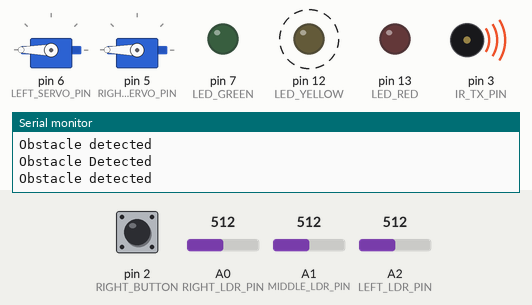
Bench run of a sketch on a simulated Arduino Uno, built with avr-gcc and run on an emulated ATmega328P. Shown: 2 × servo, output pins drawn as LEDs (lit = HIGH), buzzer (waves = sounding), the last lines printed to the serial monitor. Dashed ring = blinking. The test bench sets the inputs (shaded band); at power-on: pin 2 (RIGHT_BUTTON) LOW, A0 (RIGHT_LDR_PIN) = 512, A1 (MIDDLE_LDR_PIN) = 512, A2 (LEFT_LDR_PIN) = 512. EEPROM starts erased.

Above: at 1.57 s.
2.0 s: pin 2 (RIGHT_BUTTON) pulled HIGH for 3.2 s
At 3.5 s:
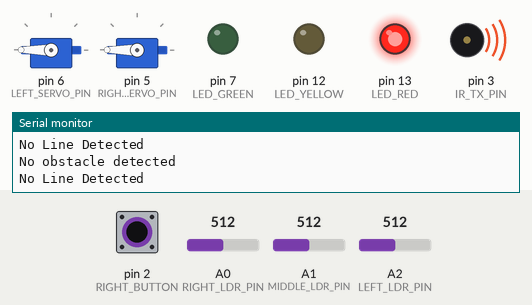
At 5.37 s:
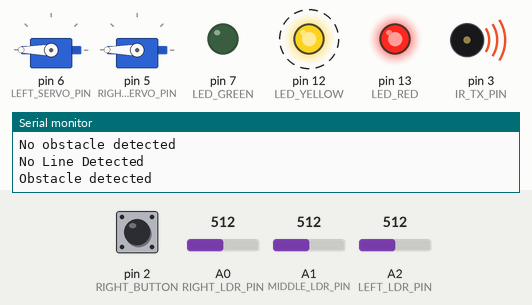
7.3 s: pin 2 (RIGHT_BUTTON) driven HIGH
At 8.2 s:
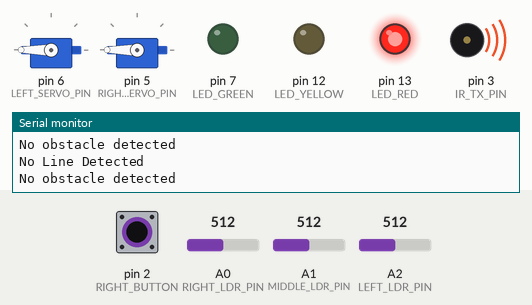
10.4 s: A0 (RIGHT_LDR_PIN) set to 106
13.5 s: A0 (RIGHT_LDR_PIN) set to 90
16.6 s: A1 (MIDDLE_LDR_PIN) set to 104
19.7 s: A1 (MIDDLE_LDR_PIN) set to 88
Timing chart, 0 to 22.2 s (numbered marks = the images above; inputs shaded):
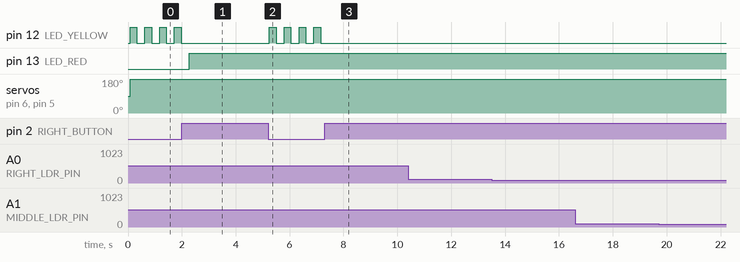

The sketch:

Robotics_main.ino
```cpp
#include <Servo.h>
#include <EEPROM.h>

Servo leftServo; // Servo objects
Servo rightServo;

#define LEFT_BUTTON 4 // Button pins
#define RIGHT_BUTTON 2

#define LED_GREEN 7  // LED pins
#define LED_YELLOW 12
#define LED_RED 13

#define RIGHT_LDR_PIN A0  // LDR pins
#define MIDDLE_LDR_PIN A1
#define LEFT_LDR_PIN A2

#define EEPROM_LEFT_SERVO_STOP 0
#define EEPROM_RIGHT_SERVO_STOP 2
#define EEPROM_LEFT_THRESHOLD 6
#define EEPROM_MIDDLE_THRESHOLD 10
#define EEPROM_RIGHT_THRESHOLD 14

const int LEFT_SERVO_PIN = 6; // Servo pins
const int RIGHT_SERVO_PIN = 5;

int LEFT_THRESHOLD = 301; // Line threshold values
int MIDDLE_THRESHOLD = 364;
int RIGHT_THRESHOLD = 348;

int LEFT_STOP = 89; // Servo speed values
int RIGHT_STOP = 90;

const int IR_TX_PIN = 3; // IR transmit
const int IR_RX_PIN = 2; // IR recieve
const int IR_FREQ = 38000; // IR frequency in Hz

int printCounter = 0;

bool recording = false; // Record and playback variables for sign plate detection
bool playback = false;

#define NUM_MOVEMENTS 100 // part of array to store the playback movements
int recordedMovements[NUM_MOVEMENTS];
int movementCount = 0;

#define DEBUG_LEFT_BUTTON // Preprocessor used to debug robot hardware
#define DEBUG_SERVO
#define DEBUG_LDR
#define DEBUG_IR_SENSOR
#define DEBUG_LED
#define DEBUG_LINE_FOLLOWING

void setup() {
  Serial.begin(9600);

  leftServo.attach(LEFT_SERVO_PIN); // Servo pinmordes
  rightServo.attach(RIGHT_SERVO_PIN);

  pinMode(RIGHT_LDR_PIN, INPUT); // LDR pinmodes
  pinMode(MIDDLE_LDR_PIN, INPUT);
  pinMode(LEFT_LDR_PIN, INPUT);

  pinMode(LEFT_BUTTON, INPUT); // BUTTON pinmodes
  pinMode(RIGHT_BUTTON, INPUT);

  pinMode (IR_RX_PIN, INPUT); // IR pinmodes
  pinMode(IR_TX_PIN, OUTPUT); // Setup IR LED pin as output
  tone(IR_TX_PIN, IR_FREQ);

  pinMode (LED_GREEN, OUTPUT); // LEdD pinmodes
  pinMode (LED_YELLOW, OUTPUT);
  pinMode (LED_RED, OUTPUT);

  LEFT_STOP = EEPROM.read(EEPROM_LEFT_SERVO_STOP);
  RIGHT_STOP = EEPROM.read(EEPROM_RIGHT_SERVO_STOP);

  LEFT_THRESHOLD = (EEPROM.read(EEPROM_LEFT_THRESHOLD) << 8) | EEPROM.read(EEPROM_LEFT_THRESHOLD + 1);
  MIDDLE_THRESHOLD = (EEPROM.read(EEPROM_MIDDLE_THRESHOLD) << 8) | EEPROM.read(EEPROM_MIDDLE_THRESHOLD + 1);
  RIGHT_THRESHOLD = (EEPROM.read(EEPROM_RIGHT_THRESHOLD) << 8) | EEPROM.read(EEPROM_RIGHT_THRESHOLD + 1);

  EEPROM.write(EEPROM_LEFT_SERVO_STOP, LEFT_STOP);
  EEPROM.write(EEPROM_RIGHT_SERVO_STOP, RIGHT_STOP);

  EEPROM.write(EEPROM_LEFT_THRESHOLD, (LEFT_THRESHOLD >> 8) & 0xFF);
  EEPROM.write(EEPROM_LEFT_THRESHOLD + 1, LEFT_THRESHOLD & 0xFF);
  EEPROM.write(EEPROM_MIDDLE_THRESHOLD, (MIDDLE_THRESHOLD >> 8) & 0xFF);
  EEPROM.write(EEPROM_MIDDLE_THRESHOLD + 1, MIDDLE_THRESHOLD & 0xFF);
  EEPROM.write(EEPROM_RIGHT_THRESHOLD, (RIGHT_THRESHOLD >> 8) & 0xFF);
  EEPROM.write(EEPROM_RIGHT_THRESHOLD + 1, RIGHT_THRESHOLD & 0xFF);
}

void loop() {
  if (detectObstacle()) {
    stopMoving(); // Robot stops moving if obstacle detected
    flashYellowLED(); // Yellow LED will flash to insticate obsticle detected
    Serial.println("Obstacle Detected"); // Detection message will be shown in serial monitor
   } else {
  digitalWrite(LED_YELLOW, LOW); // Yellow LED is turned off if no obstacle detected
  followLine(); // Robot will start to follow the line again
  }
}

void followLine() {
  int leftLDRValue  = analogRead(LEFT_LDR_PIN); // Read left LDR
  int middleLDRValue  = analogRead(MIDDLE_LDR_PIN); // Read middle LDR
  int rightLDRValue  = analogRead(RIGHT_LDR_PIN); // Read riight LDR

  if (leftLDRValue < LEFT_THRESHOLD && middleLDRValue < MIDDLE_THRESHOLD && rightLDRValue < RIGHT_THRESHOLD) { // Checks if all LDRS detect a dark surface which could be a bar
    unsigned long startTime = millis();
    while (millis() - startTime < 2000) { // Check for another bar to initiate record or playback
      if (analogRead(LEFT_LDR_PIN) < LEFT_THRESHOLD &&
          analogRead(MIDDLE_LDR_PIN) < MIDDLE_THRESHOLD &&
          analogRead(RIGHT_LDR_PIN) < RIGHT_THRESHOLD) {
       if (!recording) {
          recording = true;
          digitalWrite(LED_RED, HIGH);
          Serial.println("Start Recording"); // If dark surface still present recording beings and LED singals recording
       } else {
          recording = false;
          digitalWrite(LED_RED, LOW);
          Serial.println("Stop Recording"); // If dark surface is not present recording is stopped and LED is off and playback begins
       }
       delay(1000); // Delay should prevent multiple detections of sign plate
       return;
      }
    }
  }

 if (printCounter++ % 10 == 0) { // Prints for every 10 iteratioins to keep serial monitor more readable
  Serial.print("Left LDR: "); // Print values for LEFT LDR in serial monitor
  Serial.print(leftLDRValue);
  Serial.print(" Middle LDR: "); // Print values for MIDDLE LDR in serial monitor
  Serial.print(middleLDRValue);
  Serial.print(" Right LDR: "); // Print values for RIGHT LDR in serial monitor
  Serial.println(rightLDRValue);
 }

  if (middleLDRValue < MIDDLE_THRESHOLD) { // Line markings found under middle LDR
    moveForwards();
    digitalWrite(LED_RED, LOW);
    Serial.println("Moving Forward"); // Robots action forward movement printed in serial montitor
  } else if (leftLDRValue < LEFT_THRESHOLD) { // Line markings found under middle LDR
    turnLeft();
    digitalWrite(LED_RED, LOW);
    Serial.println("Turning Left"); // Robots action Left movement printed in serial montitor
  } else if (rightLDRValue < RIGHT_THRESHOLD) { // Line markings found under middle LDR
    turnRight();
    digitalWrite(LED_RED, LOW);
    Serial.println("Turning Right"); // Robots action forward movement printed in serial montitor
  } else {
    stopMoving(); // No line markings found under any LDR
    digitalWrite(LED_RED, HIGH);
    Serial.println("No Line Detected"); // Prints in serial monitor when no line is detected by LDR
  }
}

 void moveForwards() { // Servo values to make robot move forwards
   leftServo.write(LEFT_STOP + 10);
   rightServo.write(RIGHT_STOP - 10);

 }
 void turnLeft() { // Servo values to make robot turn left
  leftServo.write(LEFT_STOP - 10);
  rightServo.write(RIGHT_STOP - 10);

 }
 void turnRight() { // Servo values to make robot turn righ
  leftServo.write(LEFT_STOP + 10);
  rightServo.write(RIGHT_STOP + 10);

 }
 void stopMoving() { // Servo values needed to make robot to stop moving
  leftServo.write(LEFT_STOP);
  rightServo.write(RIGHT_STOP);
 }

 bool detectObstacle() {
  tone(IR_TX_PIN, IR_FREQ); // Start sending IR pulses at 38kHz on pin 3
  delay(50);

  bool obstacleDetected = (digitalRead(IR_RX_PIN) == LOW);

  if (obstacleDetected) {
    Serial.println("Obstacle detected");
    digitalWrite(LED_YELLOW, HIGH); // Yellow LED turned on if obstacle detected by IR
  } else {
    Serial.println("No obstacle detected");
    digitalWrite(LED_YELLOW, LOW); // Yellow LED turned off if no obstacle detected by IR
  }
  return obstacleDetected;
}

void flashYellowLED() {
  digitalWrite(LED_YELLOW, HIGH);
  delay(250);
  digitalWrite(LED_YELLOW, LOW);
  delay(250);
}
```

Measured:
- after the input at 2.0 s, pin 13 (LED_RED): LOW → HIGH after 0.28 s
- after the input at 7.3 s, pin 12 (LED_YELLOW): stops changing and stays LOW
